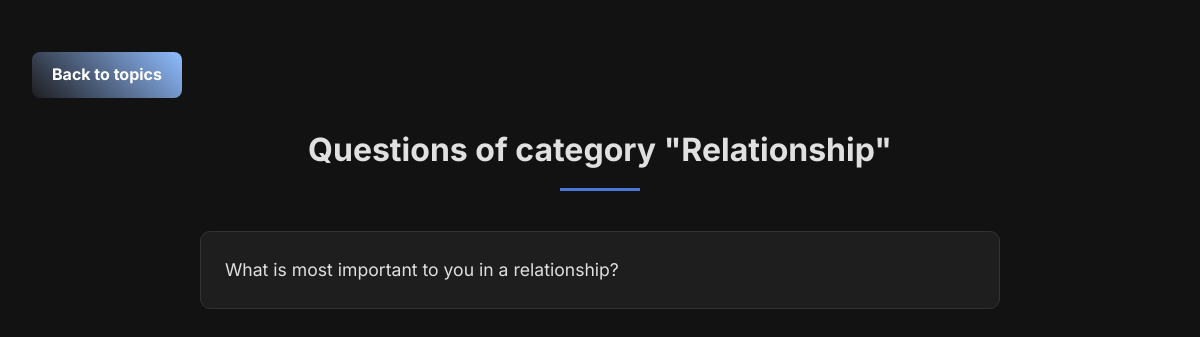
The page /categories/1/ (signed in) on the database as committed earlier.
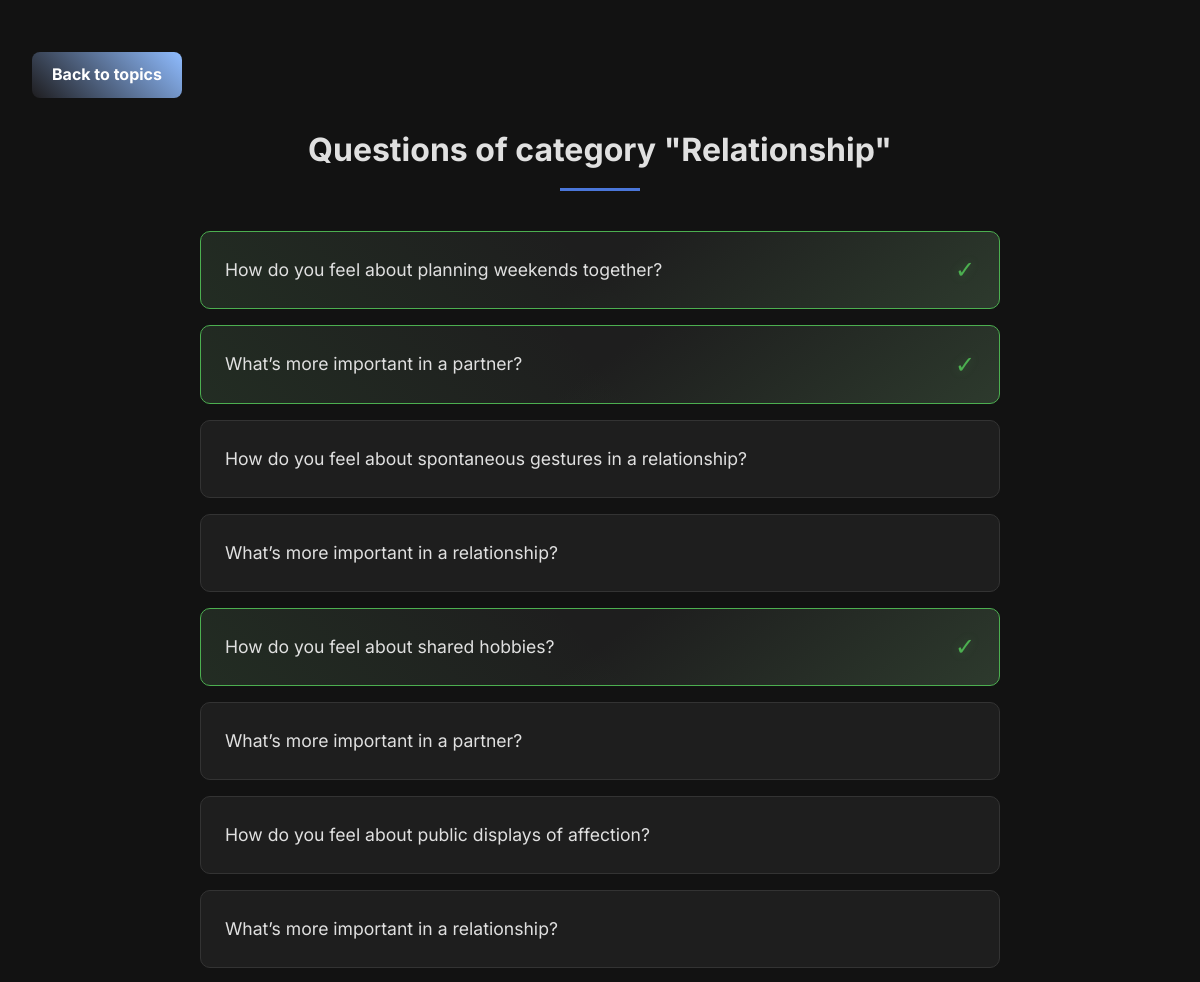
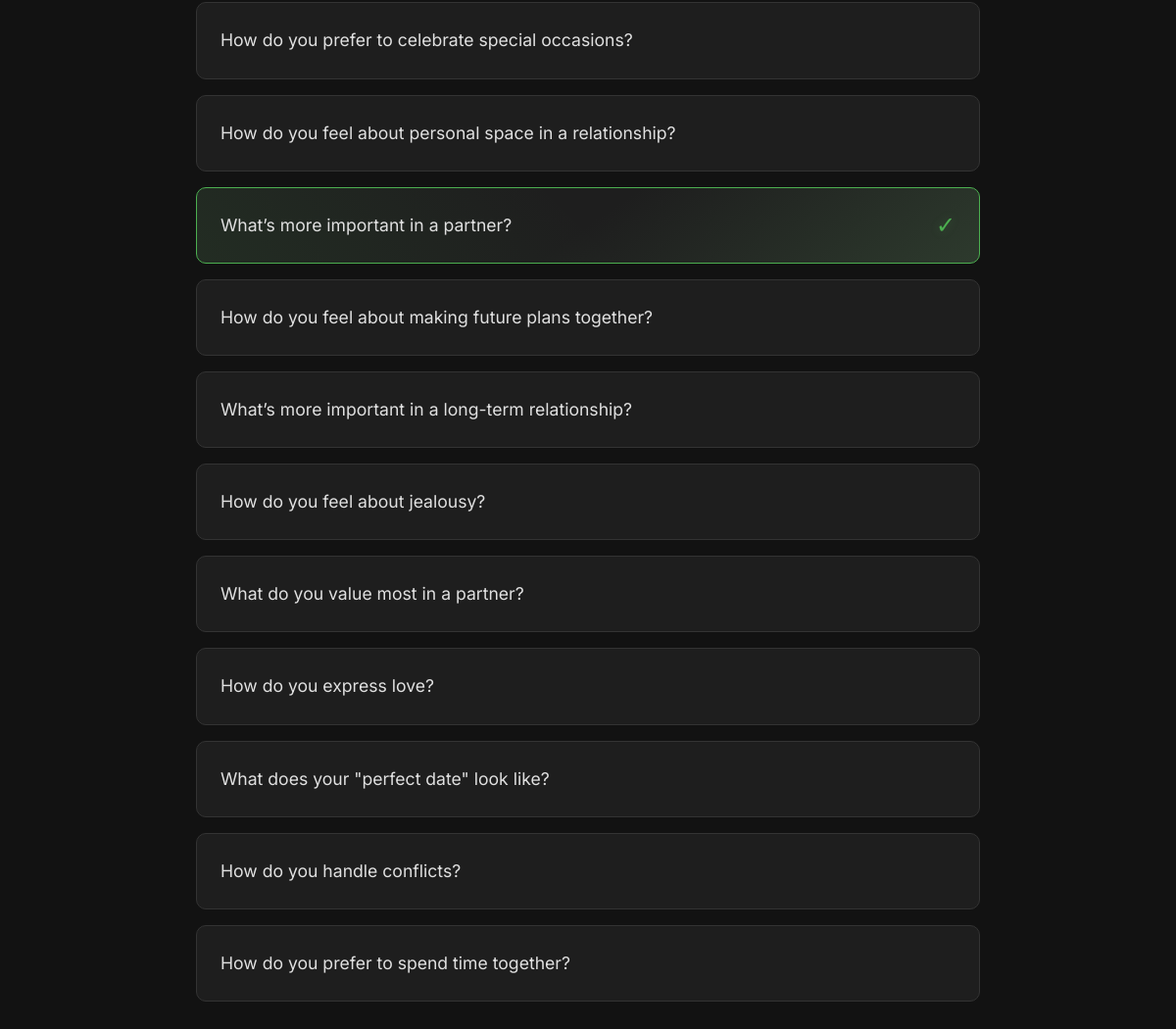
The same page on the database as committed later (2 pictures, top to bottom).
### main/models.py (models this page shows, shortened)
class Category(models.Model):
    name = models.CharField(max_length=100, verbose_name="Название категории")

class Question(models.Model):
    QUESTION_TYPES = (
        ('text', 'Текстовый ответ'),
        ('single', 'Один вариант'),
        ('multiple', 'Несколько вариантов'),
    )
    category = models.ForeignKey(Category, on_delete=models.CASCADE, related_name='questions')
    text = models.TextField(verbose_name="Текст вопроса")
    question_type = models.CharField(max_length=10, choices=QUESTION_TYPES, default='text')

### main/views.py (the view)
# urls.py: path('categories/<int:category_id>/', views.category_questions, name='category_questions'),
@login_required
def category_questions(request, category_id):
    category = get_object_or_404(Category, id=category_id)
    questions = Question.objects.filter(category=category).prefetch_related('answer_set')
    answered_ids = UserAnswer.objects.filter(
        user=request.user,
        question__in=questions
    ).values_list('question_id', flat=True)
    total_questions = questions.count()
    answered_count = len(answered_ids)
    progress = round((answered_count / total_questions * 100), 2) if total_questions > 0 else 0.0
    return render(request, 'questions/category_questions.html', {
        'category': category,
        'questions': questions,
        'answered_questions': answered_ids,
        'progress': float(progress) if progress else 0.0,  # Теперь передаём float (например: 66.67)
        'total_questions': total_questions,
        'answered_count': answered_count
    })

### main/templates/questions/category_questions.html (shortened to what this page needs)
{% load static %}
<!DOCTYPE html>
<html lang="ru">
<head>
    <link rel="stylesheet" href="{% static 'css/category_questions.css' %}">
    <a href="/categories/" class="back-to-topics">Back to topics</a>
</head>
<body>
    <h2>Questions of category "{{ category.name }}"</h2>
    <div class="questions-list">
        {% for question in questions %}
        <div class="question-item {% if question.id in answered_questions %}answered{% endif %}">
            <a href="{% url 'question_detail' question.id %}">
                {{ question.text|truncatechars:80 }}
            </a>
            {% if question.id in answered_questions %}
            <span class="status-indicator">✓</span>
            {% endif %}
        </div>
        {% empty %}
        <div class="question-item">
            <p>В этой категории пока нет вопросов</p>
        </div>
        {% endfor %}
    </div>
</body>
</html>

### main/static/css/category_questions.css (style rules this page uses)
:root { --bg-dark: #121212; --card-bg: #1e1e1e; --text-primary: #e0e0e0; --accent: #4a76d9; --accent-hover: #365aa3; --success: #4CAF50; --border: #333333; --progress-bg: #2d2d2d; }
body { background-color: var(--bg-dark); color: var(--text-primary); font-family: 'Inter', system-ui, sans-serif; line-height: 1.6; margin: 0; padding: 2rem; min-height: 100vh; }
h2 { text-align: center; font-size: 2rem; margin-bottom: 2.5rem; position: relative; padding-bottom: 1rem; }
h2::after { content: ''; display: block; width: 80px; height: 3px; background: var(--accent); position: absolute; bottom: 0; left: 50%; transform: translateX(-50%); }
.questions-list { display: grid; gap: 1rem; max-width: 800px; margin: 0 auto; }
.question-item { background: var(--card-bg); padding: 1.5rem; border-radius: 10px; border: 1px solid var(--border); transition: all 0.3s cubic-bezier(0.4, 0, 0.2, 1); position: relative; overflow: hidden; }
.question-item.answered { border-color: var(--success); background: linear-gradient(145deg, #1e1e1e 50%, #2d3a2d); }
.question-item.answered::before { content: ''; position: absolute; top: 0; left: 0; width: 100%; height: 100%; background: linear-gradient(45deg, rgba(76, 175, 80, 0.1) 0%, transparent 50%); }
a { color: var(--text-primary); text-decoration: none; font-size: 1.1rem; transition: color 0.3s ease; position: relative; z-index: 1; }
.status-indicator { color: var(--success); position: absolute; right: 1.5rem; top: 50%; transform: translateY(-50%); font-size: 1.5rem; filter: drop-shadow(0 0 5px rgba(76, 175, 80, 0.3)); animation: pulse 1.5s infinite; }
.back-to-topics { font-size: 16px; color: white; text-decoration: none; margin-top: 20px; display: inline-block; padding: 10px 20px; background: linear-gradient(45deg, #1e1d1f, #8fbcff); border-radius: 8px; font-weight: bold; transition: transform 0.3s ease, background 0.3s ease; }

Rows that differ between the two databases and show on the page:
removed Question: text "What is most important to you in a relationship?"
added Question: text "How do you feel about planning weekends together?"
added Question: text "What’s more important in a partner?"
added Question: text "How do you feel about spontaneous gestures in a relationship?"
added Question: text "What’s more important in a relationship?"
added Question: text "How do you feel about shared hobbies?"
added Question: text "What’s more important in a partner?"
added Question: text "How do you feel about public displays of affection?"
added Question: text "What’s more important in a relationship?"
added Question: text "How do you prefer to celebrate special occasions?"
added Question: text "How do you feel about personal space in a relationship?"
added Question: text "What’s more important in a partner?"
added Question: text "How do you feel about making future plans together?"
added Question: text "What’s more important in a long-term relationship?"
added Question: text "How do you feel about jealousy?"
added Question: text "What do you value most in a partner?"
added Question: text "How do you express love?"
added Question: text "What does your \"perfect date\" look like?"
added Question: text "How do you handle conflicts?"
added Question: text "How do you prefer to spend time together?"
